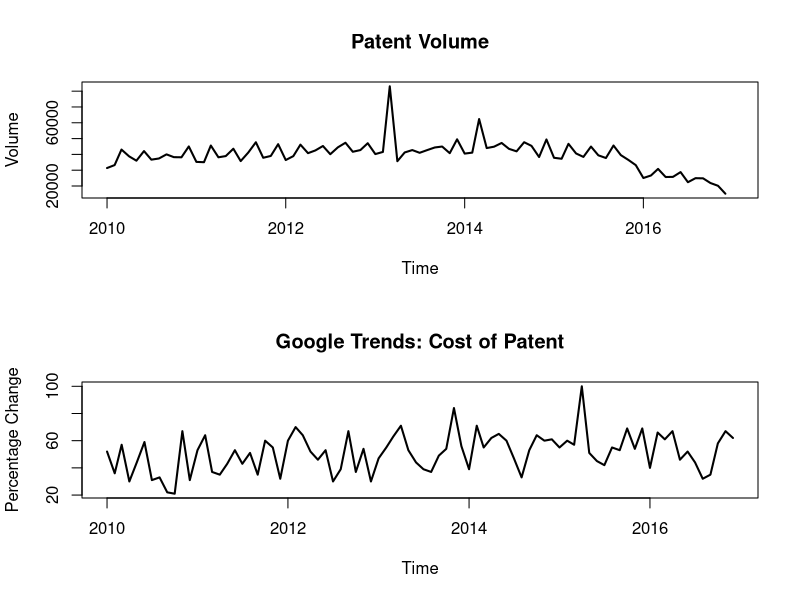

Write R code to recreate this figure. (Note: this script raises an error after producing the figure.)
getRowPosition <- function(y, m, startYear)  #get the position of a row given parameters year and month
{
  return (as.integer(((y-startYear)*12 + m)) + 1)
}
getPrevMonth <- function(y, m, startYear)
{
  return (getRowPosition(y,m, startYear)-1)
}
getPrevYear <- function(y, m, startYear)
{
  return (getRowPosition(y,m, startYear)-12)
}

dataStartDate = 2010
dataEndDate = 2016

##### Import Google Trends Data
origGoogle = read.csv("costOfPatent.csv", header = T) ##data starts on Jan, 2004
google = origGoogle[getRowPosition(dataStartDate,0, 2004):getRowPosition(dataEndDate,11, 2004),] ##only consider data from startDate-2016
google$month = as.Date(google$month, "%m/%d/%Y")

##### Import volume Data
origDat = read.csv("filingVolumes.csv", header=T)
dat = origDat[getRowPosition(dataStartDate,0, 1900):getRowPosition(dataEndDate,11, 1900),] ##only consider data from startDate-2016
dat$month = as.Date(dat$month, "%m/%d/%Y")

##### get ready for the forecasting;
dat = rbind(dat, dat[nrow(dat), ]);
dat[nrow(dat), 'month'] = as.Date('2017-01-01');
dat[nrow(dat), -1] = rep(NA, ncol(dat)-1);

##### Define Predictors - Time Lags;
dat$s1 = c(NA, dat$volume[1:(nrow(dat)-1)]);
dat$s12 = c(rep(NA, 12), dat$volume[1:(nrow(dat)-12)]);

rownames(google) <- 1:nrow(google)
rownames(dat) <- 1:nrow(dat)

##### Plot volume & Google Trends data;
par(mfrow=c(2,1));
plot(dat$volume ~ dat$month, data= dat, lwd=2, type='l', main='Patent Volume',
     ylab='Volume', xlab='Time');
plot(google$trends ~ google$month, data= google, lwd=2, type='l', main='Google Trends: Cost of Patent',
     ylab='Percentage Change', xlab='Time');



##### Merge volume Data w/ Google Trends Data
google$month = as.Date(paste(substr(google$date, 1, 7), '01', sep='-'))
dat = merge(dat, google);

##Define Predictor - Google Trends
##### t.lag defines the time lag between the research and purchase.
########## t.lag = 0 if you want to include last week of the previous month and
################# 1st-2nd week of the corresponding month
########## t.lag = 1 if you want to include 1st-3rd week of the corresponding month

t.lag = 1;
id = which(dat$month[-1] != dat$month[-nrow(dat)]);
mdat = dat[id + 1, c('month', 'volume', 's1', 's12')];


mdat$trends1 = dat$trends[id + t.lag];
mdat$trends2 = dat$trends[id + t.lag + 1];
mdat$trends3 = dat$trends[id + t.lag + 2];

##### Divide data by two parts - model fitting & prediction
dat1 = mdat[1:(nrow(mdat)-1), ]
dat2 = mdat[nrow(mdat), ]

##### Exploratory Data Analysis
## Testing Autocorrelation & Seasonality

acf(log(dat1$volume));
Box.test(log(dat1$volume), type="Ljung-Box")

## Testing Correlation
plot(y = log(dat1$volume), x = dat1$trends1, main='', pch=19,
     ylab='log(volume)', xlab= 'Google Trends - 1st week')
abline(lm(log(dat1$volume) ~ dat1$trends1), lwd=2, col=2)
cor.test(y = log(dat1$volume), x = dat1$trends1)
cor.test(y = log(dat1$volume), x = dat1$trends2)
cor.test(y = log(dat1$volume), x = dat1$trends3)

##### Fit Model;
fit = lm(log(volume) ~ log(s1) + log(s12) + trends1, data=dat1);
summary(fit)

##### Diagnostic Plot
par(mfrow=c(2,2));
plot(fit)

#### Prediction for the next month;
predict.fit = predict(fit, newdata=dat2, se.fit=TRUE);


